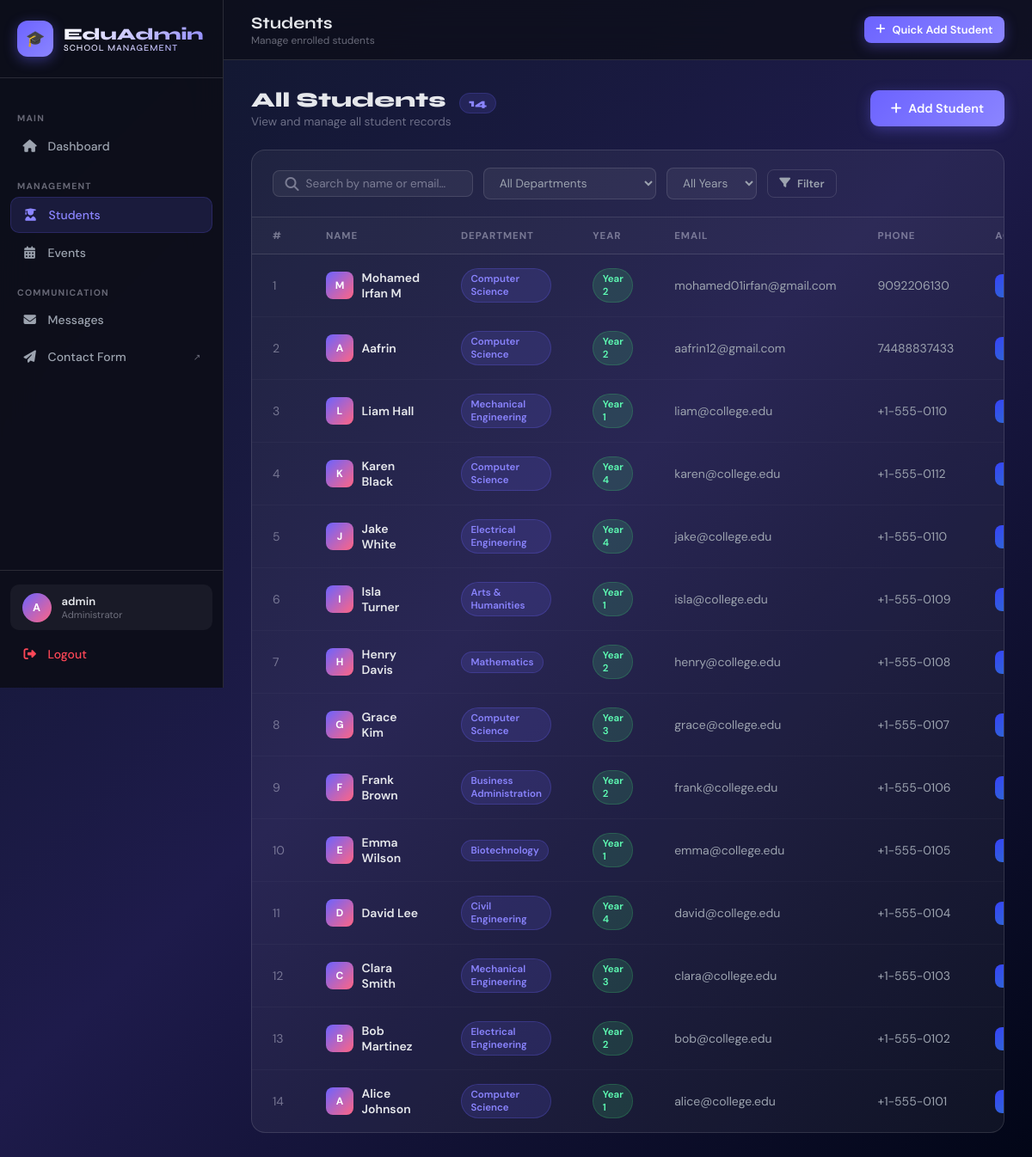
The app's page /students/ (signed in) with its own data.
### students/models.py (models this page shows, shortened)
class Student(models.Model):
    name = models.CharField(max_length=100)
    department = models.CharField(max_length=10, choices=DEPARTMENT_CHOICES)
    year = models.IntegerField(choices=YEAR_CHOICES)
    email = models.EmailField(unique=True)
    phone = models.CharField(max_length=15)
    created_at = models.DateTimeField(auto_now_add=True)
    updated_at = models.DateTimeField(auto_now=True)
    class Meta:
        ordering = ['-created_at']

### students/views.py (the view)
# urls.py: path('', views.student_list, name='student_list'),
@login_required
@user_passes_test(is_admin, login_url='/login/')
def student_list(request):
    search = request.GET.get('search', '')
    dept_filter = request.GET.get('department', '')
    year_filter = request.GET.get('year', '')
    students = Student.objects.all()
    if search:
        students = students.filter(name__icontains=search) | students.filter(email__icontains=search)
    if dept_filter:
        students = students.filter(department=dept_filter)
    if year_filter:
        students = students.filter(year=year_filter)
    context = {
        'students': students,
        'departments': DEPARTMENT_CHOICES,
        'years': YEAR_CHOICES,
        'search': search,
        'dept_filter': dept_filter,
        'year_filter': year_filter,
        'total': students.count(),
    }
    return render(request, 'students/list.html', context)

### students/views.py (called while the page is built)
def is_admin(user):
    return user.is_staff or user.is_superuser

### templates/students/list.html (shortened to what this page needs)
{% extends 'dashboard_base.html' %}
{% block page_title %}Students{% endblock %}
{% block page_subtitle %}Manage enrolled students{% endblock %}
{% block content %}
<div class="page-header">
  <div>
    <h2 style="font-family:'Syne',sans-serif;font-size:1.5rem;font-weight:800;">All Students
      <span style="margin-left:0.5rem;background:rgba(108,99,255,0.15);color:var(--primary-light);border:1px solid rgba(108,99,255,0.2);border-radius:20px;padding:0.2rem 0.65rem;font-size:0.8rem;">{{ total }}</span>
    </h2>
    <p style="color:var(--text-muted);font-size:0.85rem;margin-top:2px;">View and manage all student records</p>
  </div>
  <a href="{% url 'student_add' %}" class="btn btn-primary">
    <i class="fa-solid fa-plus"></i> Add Student
  </a>
</div>
<div class="table-card">
  <div class="table-header">
    <form method="get" style="display:flex;align-items:center;gap:0.75rem;flex-wrap:wrap;width:100%;">
      <div class="search-bar">
        <i class="fa-solid fa-magnifying-glass" style="color:var(--text-muted);"></i>
        <input type="text" name="search" placeholder="Search by name or email…"
               value="{{ search }}"/>
      </div>
      <div class="filter-bar">
        <select name="department">
          <option value="">All Departments</option>
        </select>
        <select name="year">
          <option value="">All Years</option>
        </select>
        <button type="submit" class="btn btn-ghost btn-sm"><i class="fa-solid fa-filter"></i> Filter</button>
      </div>
    </form>
  </div>
  {% if students %}
  <div style="overflow-x:auto;">
    <table class="data-table">
      <thead>
        <tr>
          <th>#</th>
          <th>Name</th>
          <th>Department</th>
          <th>Year</th>
          <th>Email</th>
          <th>Phone</th>
          <th>Actions</th>
        </tr>
      </thead>
      <tbody>
        {% for s in students %}
        <tr>
          <td style="color:var(--text-muted);">{{ forloop.counter }}</td>
          <td>
            <div style="display:flex;align-items:center;gap:0.6rem;">
              <div style="width:32px;height:32px;background:linear-gradient(135deg,var(--primary),var(--secondary));border-radius:8px;display:flex;align-items:center;justify-content:center;color:#fff;font-size:0.75rem;font-weight:700;flex-shrink:0;">
                {{ s.name|first|upper }}
              </div>
              <span style="font-weight:600;color:var(--text-primary);">{{ s.name }}</span>
            </div>
          </td>
          <td><span class="badge badge-dept">{{ s.get_department_display }}</span></td>
          <td><span class="badge badge-year">Year {{ s.year }}</span></td>
          <td>{{ s.email }}</td>
          <td>{{ s.phone }}</td>
          <td>
            <div class="actions-cell">
              <a href="{% url 'student_edit' s.pk %}" class="btn btn-info btn-sm" data-tooltip="Edit">
              </a>
            </div>
          </td>
        </tr>
        {% endfor %}
      </tbody>
    </table>
  </div>
  {% endif %}
</div>
{% endblock %}

### templates/dashboard_base.html (shortened to what this page needs)
{% load static %}
<!DOCTYPE html>
<html lang="en">
<head>
  <link rel="stylesheet" href="{% static 'css/main.css' %}"/>
  <link rel="stylesheet" href="https://cdnjs.cloudflare.com/ajax/libs/font-awesome/6.5.0/css/all.min.css"/>
</head>
<body>
<div class="layout">
  <aside class="sidebar" id="sidebar">
    <div class="sidebar-logo">
      <div class="logo-icon">🎓</div>
      <div class="brand">
        EduAdmin
        <span>School Management</span>
      </div>
    </div>
    <nav class="sidebar-nav">
      <div class="nav-section-label">Main</div>
      <a href="{% url 'dashboard' %}" class="nav-item {% if request.resolver_match.url_name == 'dashboard' %}active{% endif %}">
        <span class="nav-icon"><i class="fa-solid fa-house"></i></span>
        Dashboard
      </a>
      <div class="nav-section-label">Management</div>
      <a href="{% url 'student_list' %}" class="nav-item {% if 'student' in request.resolver_match.url_name %}active{% endif %}">
        <span class="nav-icon"><i class="fa-solid fa-user-graduate"></i></span>
        Students
      </a>
      <a href="{% url 'event_list' %}" class="nav-item {% if 'event' in request.resolver_match.url_name %}active{% endif %}">
        <span class="nav-icon"><i class="fa-solid fa-calendar-days"></i></span>
        Events
      </a>
      <div class="nav-section-label">Communication</div>
      <a href="{% url 'message_list' %}" class="nav-item {% if 'message' in request.resolver_match.url_name %}active{% endif %}">
        <span class="nav-icon"><i class="fa-solid fa-envelope"></i></span>
        Messages
      </a>
      <a href="{% url 'contact' %}" class="nav-item" target="_blank">
        <span class="nav-icon"><i class="fa-solid fa-paper-plane"></i></span>
        Contact Form
        <span style="margin-left:auto;font-size:0.65rem;color:var(--text-muted)">↗</span>
      </a>
    </nav>
    <div class="sidebar-footer">
      <div class="user-info">
        <div class="user-avatar">{{ request.user.username|first|upper }}</div>
        <div>
          <div class="user-name">{{ request.user.get_full_name|default:request.user.username }}</div>
          <div class="user-role">Administrator</div>
        </div>
      </div>
      <a href="{% url 'logout' %}" class="nav-item" style="color:var(--danger)">
        <span class="nav-icon"><i class="fa-solid fa-right-from-bracket"></i></span>
        Logout
      </a>
    </div>
  </aside>
  <div class="main-content">
    <header class="topbar">
      <div style="display:flex;align-items:center;gap:1rem;">
        <div class="topbar-left">
          <h2>{% block page_title %}Dashboard{% endblock %}</h2>
          <p>{% block page_subtitle %}Welcome back{% endblock %}</p>
        </div>
      </div>
      <div class="topbar-right">
        <a href="{% url 'student_add' %}" class="btn btn-primary btn-sm">
          <i class="fa-solid fa-plus"></i> Quick Add Student
        </a>
      </div>
    </header>
    <main class="page-content">
      {% block content %}{% endblock %}
    </main>
  </div>
</div>
</body>
</html>

### records on screen
Student: name|first "M", name "Mohamed Irfan M", department "Computer Science", year "2", email "mohamed01irfan@gmail.com", phone "9092206130"
Student: name|first "A", name "Aafrin", department "Computer Science", year "2", email "aafrin12@gmail.com", phone "74488837433"
Student: name|first "L", name "Liam Hall", department "Mechanical Engineering", year "1", email "liam@college.edu", phone "+1-555-0110"
Student: name|first "K", name "Karen Black", department "Computer Science", year "4", email "karen@college.edu", phone "+1-555-0112"
Student: name|first "J", name "Jake White", department "Electrical Engineering", year "4", email "jake@college.edu", phone "+1-555-0110"
Student: name|first "I", name "Isla Turner", department "Arts & Humanities", year "1", email "isla@college.edu", phone "+1-555-0109"
Student: name|first "H", name "Henry Davis", department "Mathematics", year "2", email "henry@college.edu", phone "+1-555-0108"
Student: name|first "G", name "Grace Kim", department "Computer Science", year "3", email "grace@college.edu", phone "+1-555-0107"
Student: name|first "F", name "Frank Brown", department "Business Administration", year "2", email "frank@college.edu", phone "+1-555-0106"
Student: name|first "E", name "Emma Wilson", department "Biotechnology", year "1", email "emma@college.edu", phone "+1-555-0105"
Student: name|first "D", name "David Lee", department "Civil Engineering", year "4", email "david@college.edu", phone "+1-555-0104"
Student: name|first "C", name "Clara Smith", department "Mechanical Engineering", year "3", email "clara@college.edu", phone "+1-555-0103"
Student: name|first "B", name "Bob Martinez", department "Electrical Engineering", year "2", email "bob@college.edu", phone "+1-555-0102"
Student: name|first "A", name "Alice Johnson", department "Computer Science", year "1", email "alice@college.edu", phone "+1-555-0101"

### other values on screen
{{ request.user.username|first|upper }} "A"
{{ request.user.get_full_name|default:request.user.username }} "admin"
{{ total }} "14"
